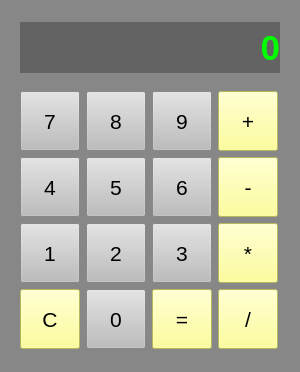
<?xml version="1.0" encoding="UTF-8"?>
<ui version="4.0">
 <class>MainWindow</class>
 <widget class="QMainWindow" name="MainWindow">
  <property name="geometry">
   <rect>
    <x>0</x>
    <y>0</y>
    <width>300</width>
    <height>372</height>
   </rect>
  </property>
  <property name="minimumSize">
   <size>
    <width>300</width>
    <height>372</height>
   </size>
  </property>
  <property name="maximumSize">
   <size>
    <width>300</width>
    <height>372</height>
   </size>
  </property>
  <property name="font">
   <font>
    <bold>false</bold>
   </font>
  </property>
  <property name="windowTitle">
   <string>Калькулятор</string>
  </property>
  <property name="styleSheet">
   <string notr="true">background-color: rgb(135, 135, 135);</string>
  </property>
  <widget class="QWidget" name="centralwidget">
   <widget class="QLabel" name="l_display">
    <property name="geometry">
     <rect>
      <x>20</x>
      <y>22</y>
      <width>260</width>
      <height>51</height>
     </rect>
    </property>
    <property name="font">
     <font>
      <pointsize>26</pointsize>
      <italic>false</italic>
      <bold>true</bold>
     </font>
    </property>
    <property name="styleSheet">
     <string notr="true">background-color: rgb(99, 99, 99);
color: rgb(0, 255, 0);</string>
    </property>
    <property name="text">
     <string>0</string>
    </property>
    <property name="alignment">
     <set>Qt::AlignRight|Qt::AlignTrailing|Qt::AlignVCenter</set>
    </property>
    <property name="margin">
     <number>6</number>
    </property>
   </widget>
   <widget class="QWidget" name="layoutWidget">
    <property name="geometry">
     <rect>
      <x>20</x>
      <y>91</y>
      <width>260</width>
      <height>260</height>
     </rect>
    </property>
    <layout class="QGridLayout" name="gridLayout">
     <item row="0" column="0">
      <widget class="QPushButton" name="btn_7">
       <property name="minimumSize">
        <size>
         <width>60</width>
         <height>60</height>
        </size>
       </property>
       <property name="maximumSize">
        <size>
         <width>60</width>
         <height>60</height>
        </size>
       </property>
       <property name="font">
        <font>
         <pointsize>16</pointsize>
         <bold>false</bold>
        </font>
       </property>
       <property name="styleSheet">
        <string notr="true">background-color: rgb(189, 189, 189);
color: rgb(0, 0, 0);</string>
       </property>
       <property name="text">
        <string>7</string>
       </property>
      </widget>
     </item>
     <item row="0" column="1">
      <widget class="QPushButton" name="btn_8">
       <property name="minimumSize">
        <size>
         <width>60</width>
         <height>60</height>
        </size>
       </property>
       <property name="maximumSize">
        <size>
         <width>60</width>
         <height>60</height>
        </size>
       </property>
       <property name="font">
        <font>
         <pointsize>16</pointsize>
         <bold>false</bold>
        </font>
       </property>
       <property name="styleSheet">
        <string notr="true">background-color: rgb(189, 189, 189);
color: rgb(0, 0, 0);</string>
       </property>
       <property name="text">
        <string>8</string>
       </property>
      </widget>
     </item>
     <item row="0" column="2">
      <widget class="QPushButton" name="btn_9">
       <property name="minimumSize">
        <size>
         <width>60</width>
         <height>60</height>
        </size>
       </property>
       <property name="maximumSize">
        <size>
         <width>60</width>
         <height>60</height>
        </size>
       </property>
       <property name="font">
        <font>
         <pointsize>16</pointsize>
         <bold>false</bold>
        </font>
       </property>
       <property name="styleSheet">
        <string notr="true">background-color: rgb(189, 189, 189);
color: rgb(0, 0, 0);</string>
       </property>
       <property name="text">
        <string>9</string>
       </property>
      </widget>
     </item>
     <item row="0" column="3">
      <widget class="QPushButton" name="btn_plus">
       <property name="minimumSize">
        <size>
         <width>60</width>
         <height>60</height>
        </size>
       </property>
       <property name="maximumSize">
        <size>
         <width>60</width>
         <height>60</height>
        </size>
       </property>
       <property name="font">
        <font>
         <pointsize>16</pointsize>
         <bold>false</bold>
        </font>
       </property>
       <property name="styleSheet">
        <string notr="true">background-color: rgb(255, 255, 127);
color: rgb(0, 0, 0);</string>
       </property>
       <property name="text">
        <string>+</string>
       </property>
      </widget>
     </item>
     <item row="1" column="0">
      <widget class="QPushButton" name="btn_4">
       <property name="minimumSize">
        <size>
         <width>60</width>
         <height>60</height>
        </size>
       </property>
       <property name="maximumSize">
        <size>
         <width>60</width>
         <height>60</height>
        </size>
       </property>
       <property name="font">
        <font>
         <pointsize>16</pointsize>
         <bold>false</bold>
        </font>
       </property>
       <property name="styleSheet">
        <string notr="true">background-color: rgb(189, 189, 189);
color: rgb(0, 0, 0);</string>
       </property>
       <property name="text">
        <string>4</string>
       </property>
      </widget>
     </item>
     <item row="1" column="1">
      <widget class="QPushButton" name="btn_5">
       <property name="minimumSize">
        <size>
         <width>60</width>
         <height>60</height>
        </size>
       </property>
       <property name="maximumSize">
        <size>
         <width>60</width>
         <height>60</height>
        </size>
       </property>
       <property name="font">
        <font>
         <pointsize>16</pointsize>
         <bold>false</bold>
        </font>
       </property>
       <property name="styleSheet">
        <string notr="true">background-color: rgb(189, 189, 189);
color: rgb(0, 0, 0);</string>
       </property>
       <property name="text">
        <string>5</string>
       </property>
      </widget>
     </item>
     <item row="1" column="2">
      <widget class="QPushButton" name="btn_6">
       <property name="minimumSize">
        <size>
         <width>60</width>
         <height>60</height>
        </size>
       </property>
       <property name="maximumSize">
        <size>
         <width>60</width>
         <height>60</height>
        </size>
       </property>
       <property name="font">
        <font>
         <pointsize>16</pointsize>
         <bold>false</bold>
        </font>
       </property>
       <property name="styleSheet">
        <string notr="true">background-color: rgb(189, 189, 189);
color: rgb(0, 0, 0);</string>
       </property>
       <property name="text">
        <string>6</string>
       </property>
      </widget>
     </item>
     <item row="1" column="3">
      <widget class="QPushButton" name="btn_minus">
       <property name="minimumSize">
        <size>
         <width>60</width>
         <height>60</height>
        </size>
       </property>
       <property name="maximumSize">
        <size>
         <width>60</width>
         <height>60</height>
        </size>
       </property>
       <property name="font">
        <font>
         <pointsize>16</pointsize>
         <bold>false</bold>
        </font>
       </property>
       <property name="styleSheet">
        <string notr="true">background-color: rgb(255, 255, 127);
color: rgb(0, 0, 0);</string>
       </property>
       <property name="text">
        <string>-</string>
       </property>
      </widget>
     </item>
     <item row="2" column="0">
      <widget class="QPushButton" name="btn_1">
       <property name="minimumSize">
        <size>
         <width>60</width>
         <height>60</height>
        </size>
       </property>
       <property name="maximumSize">
        <size>
         <width>60</width>
         <height>60</height>
        </size>
       </property>
       <property name="font">
        <font>
         <pointsize>16</pointsize>
         <bold>false</bold>
        </font>
       </property>
       <property name="styleSheet">
        <string notr="true">background-color: rgb(189, 189, 189);
color: rgb(0, 0, 0);</string>
       </property>
       <property name="text">
        <string>1</string>
       </property>
      </widget>
     </item>
     <item row="2" column="1">
      <widget class="QPushButton" name="btn_2">
       <property name="minimumSize">
        <size>
         <width>60</width>
         <height>60</height>
        </size>
       </property>
       <property name="maximumSize">
        <size>
         <width>60</width>
         <height>60</height>
        </size>
       </property>
       <property name="font">
        <font>
         <pointsize>16</pointsize>
         <bold>false</bold>
        </font>
       </property>
       <property name="styleSheet">
        <string notr="true">background-color: rgb(189, 189, 189);
color: rgb(0, 0, 0);</string>
       </property>
       <property name="text">
        <string>2</string>
       </property>
      </widget>
     </item>
     <item row="2" column="2">
      <widget class="QPushButton" name="btn_3">
       <property name="minimumSize">
        <size>
         <width>60</width>
         <height>60</height>
        </size>
       </property>
       <property name="maximumSize">
        <size>
         <width>60</width>
         <height>60</height>
        </size>
       </property>
       <property name="font">
        <font>
         <pointsize>16</pointsize>
         <bold>false</bold>
        </font>
       </property>
       <property name="styleSheet">
        <string notr="true">background-color: rgb(189, 189, 189);
color: rgb(0, 0, 0);</string>
       </property>
       <property name="text">
        <string>3</string>
       </property>
      </widget>
     </item>
     <item row="2" column="3">
      <widget class="QPushButton" name="btn_mult">
       <property name="minimumSize">
        <size>
         <width>60</width>
         <height>60</height>
        </size>
       </property>
       <property name="maximumSize">
        <size>
         <width>60</width>
         <height>60</height>
        </size>
       </property>
       <property name="font">
        <font>
         <pointsize>16</pointsize>
         <bold>false</bold>
        </font>
       </property>
       <property name="styleSheet">
        <string notr="true">background-color: rgb(255, 255, 127);
color: rgb(0, 0, 0);</string>
       </property>
       <property name="text">
        <string>*</string>
       </property>
      </widget>
     </item>
     <item row="3" column="0">
      <widget class="QPushButton" name="btn_clear">
       <property name="minimumSize">
        <size>
         <width>60</width>
         <height>60</height>
        </size>
       </property>
       <property name="maximumSize">
        <size>
         <width>60</width>
         <height>60</height>
        </size>
       </property>
       <property name="font">
        <font>
         <pointsize>16</pointsize>
         <bold>false</bold>
        </font>
       </property>
       <property name="styleSheet">
        <string notr="true">background-color: rgb(255, 255, 127);
color: rgb(0, 0, 0);</string>
       </property>
       <property name="text">
        <string>C</string>
       </property>
      </widget>
     </item>
     <item row="3" column="1">
      <widget class="QPushButton" name="btn_0">
       <property name="minimumSize">
        <size>
         <width>60</width>
         <height>60</height>
        </size>
       </property>
       <property name="maximumSize">
        <size>
         <width>60</width>
         <height>60</height>
        </size>
       </property>
       <property name="font">
        <font>
         <pointsize>16</pointsize>
         <bold>false</bold>
        </font>
       </property>
       <property name="styleSheet">
        <string notr="true">background-color: rgb(189, 189, 189);
color: rgb(0, 0, 0);</string>
       </property>
       <property name="text">
        <string>0</string>
       </property>
      </widget>
     </item>
     <item row="3" column="2">
      <widget class="QPushButton" name="btn_eq">
       <property name="minimumSize">
        <size>
         <width>60</width>
         <height>60</height>
        </size>
       </property>
       <property name="maximumSize">
        <size>
         <width>60</width>
         <height>60</height>
        </size>
       </property>
       <property name="font">
        <font>
         <pointsize>16</pointsize>
         <bold>false</bold>
        </font>
       </property>
       <property name="styleSheet">
        <string notr="true">background-color: rgb(255, 255, 127);
color: rgb(0, 0, 0);</string>
       </property>
       <property name="text">
        <string>=</string>
       </property>
      </widget>
     </item>
     <item row="3" column="3">
      <widget class="QPushButton" name="btn_div">
       <property name="minimumSize">
        <size>
         <width>60</width>
         <height>60</height>
        </size>
       </property>
       <property name="maximumSize">
        <size>
         <width>60</width>
         <height>60</height>
        </size>
       </property>
       <property name="font">
        <font>
         <pointsize>16</pointsize>
         <bold>false</bold>
        </font>
       </property>
       <property name="styleSheet">
        <string notr="true">background-color: rgb(255, 255, 127);
color: rgb(0, 0, 0);</string>
       </property>
       <property name="text">
        <string>/</string>
       </property>
      </widget>
     </item>
    </layout>
   </widget>
  </widget>
 </widget>
 <resources/>
 <connections/>
</ui>
